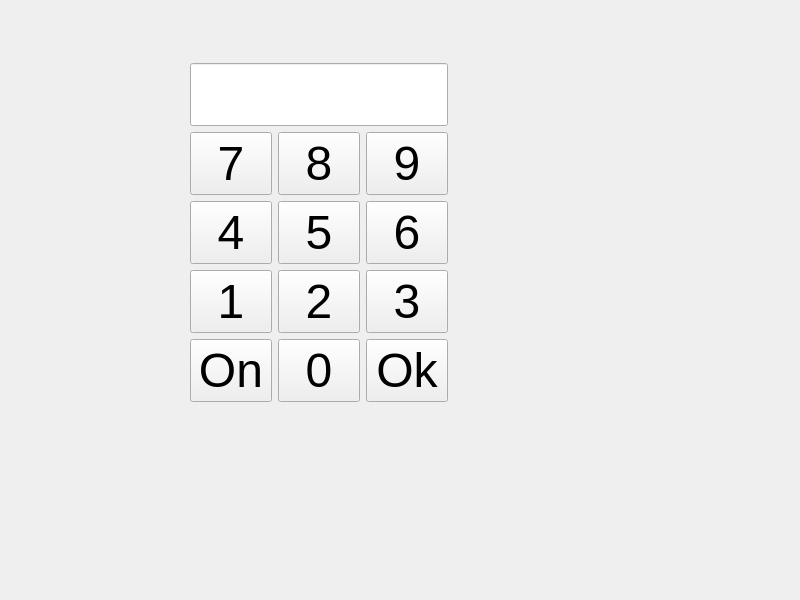
<?xml version="1.0" encoding="UTF-8"?>
<ui version="4.0">
 <class>digicodetest</class>
 <widget class="QWidget" name="digicodetest">
  <property name="geometry">
   <rect>
    <x>0</x>
    <y>0</y>
    <width>800</width>
    <height>600</height>
   </rect>
  </property>
  <property name="windowTitle">
   <string>digicodetest</string>
  </property>
  <widget class="QWidget" name="gridLayoutWidget">
   <property name="geometry">
    <rect>
     <x>190</x>
     <y>60</y>
     <width>258</width>
     <height>346</height>
    </rect>
   </property>
   <layout class="QGridLayout" name="gridLayout">
    <item row="0" column="0">
     <layout class="QVBoxLayout" name="verticalLayout">
      <item>
       <widget class="QLineEdit" name="lineEdit">
        <property name="font">
         <font>
          <pointsize>36</pointsize>
         </font>
        </property>
       </widget>
      </item>
      <item>
       <layout class="QHBoxLayout" name="horizontalLayout">
        <item>
         <widget class="QPushButton" name="pushButton_7">
          <property name="font">
           <font>
            <pointsize>36</pointsize>
           </font>
          </property>
          <property name="text">
           <string>7</string>
          </property>
         </widget>
        </item>
        <item>
         <widget class="QPushButton" name="pushButton_8">
          <property name="font">
           <font>
            <pointsize>36</pointsize>
           </font>
          </property>
          <property name="text">
           <string>8</string>
          </property>
         </widget>
        </item>
        <item>
         <widget class="QPushButton" name="pushButton_9">
          <property name="font">
           <font>
            <pointsize>36</pointsize>
           </font>
          </property>
          <property name="text">
           <string>9</string>
          </property>
         </widget>
        </item>
       </layout>
      </item>
      <item>
       <layout class="QHBoxLayout" name="horizontalLayout_3">
        <item>
         <widget class="QPushButton" name="pushButton_4">
          <property name="font">
           <font>
            <pointsize>36</pointsize>
           </font>
          </property>
          <property name="text">
           <string>4</string>
          </property>
         </widget>
        </item>
        <item>
         <widget class="QPushButton" name="pushButton_5">
          <property name="font">
           <font>
            <pointsize>36</pointsize>
           </font>
          </property>
          <property name="text">
           <string>5</string>
          </property>
         </widget>
        </item>
        <item>
         <widget class="QPushButton" name="pushButton_6">
          <property name="font">
           <font>
            <pointsize>36</pointsize>
           </font>
          </property>
          <property name="text">
           <string>6</string>
          </property>
         </widget>
        </item>
       </layout>
      </item>
      <item>
       <layout class="QHBoxLayout" name="horizontalLayout_4">
        <item>
         <widget class="QPushButton" name="pushButton_1">
          <property name="font">
           <font>
            <pointsize>36</pointsize>
           </font>
          </property>
          <property name="text">
           <string>1</string>
          </property>
         </widget>
        </item>
        <item>
         <widget class="QPushButton" name="pushButton_2">
          <property name="font">
           <font>
            <pointsize>36</pointsize>
           </font>
          </property>
          <property name="text">
           <string>2</string>
          </property>
         </widget>
        </item>
        <item>
         <widget class="QPushButton" name="pushButton_3">
          <property name="font">
           <font>
            <pointsize>36</pointsize>
           </font>
          </property>
          <property name="text">
           <string>3</string>
          </property>
         </widget>
        </item>
       </layout>
      </item>
      <item>
       <layout class="QHBoxLayout" name="horizontalLayout_2">
        <item>
         <widget class="QPushButton" name="pushButton_On">
          <property name="font">
           <font>
            <pointsize>36</pointsize>
           </font>
          </property>
          <property name="text">
           <string>On</string>
          </property>
         </widget>
        </item>
        <item>
         <widget class="QPushButton" name="pushButton_0">
          <property name="font">
           <font>
            <pointsize>36</pointsize>
           </font>
          </property>
          <property name="text">
           <string>0</string>
          </property>
         </widget>
        </item>
        <item>
         <widget class="QPushButton" name="pushButton_Ok">
          <property name="font">
           <font>
            <pointsize>36</pointsize>
           </font>
          </property>
          <property name="text">
           <string>Ok</string>
          </property>
         </widget>
        </item>
       </layout>
      </item>
     </layout>
    </item>
   </layout>
  </widget>
 </widget>
 <resources/>
 <connections/>
</ui>
